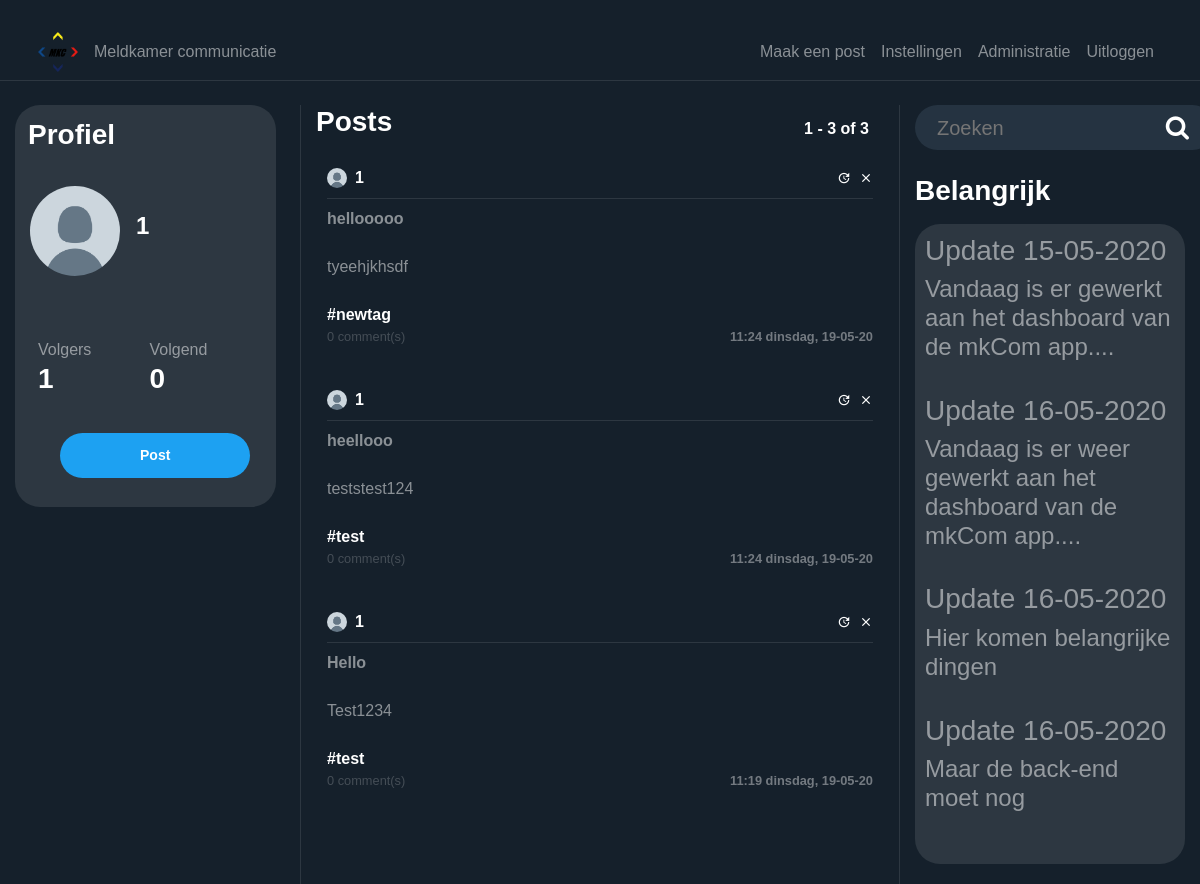
The app's page / (signed in), older data.
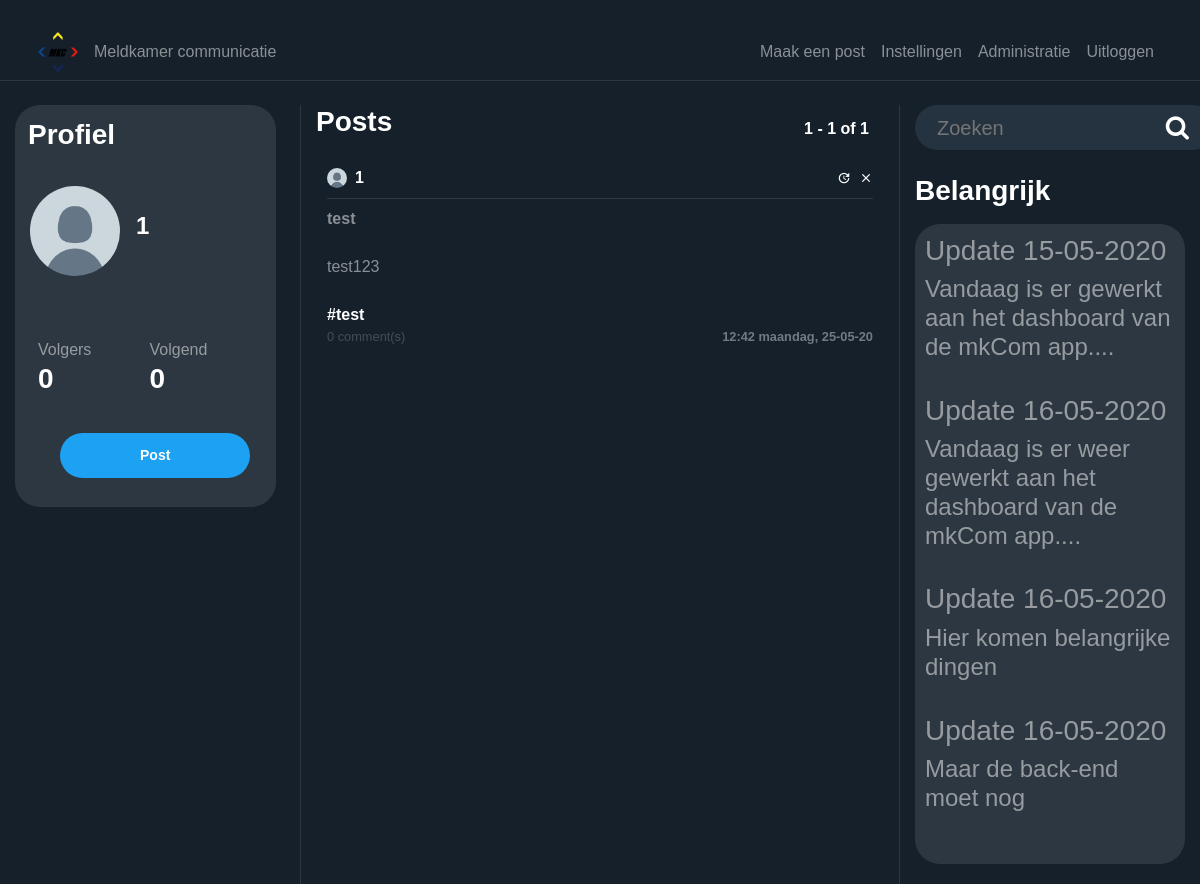
The same page, newer data.
### users/models.py (models this page shows, shortened)
class Profile(models.Model):
    user = models.OneToOneField(User, on_delete=models.CASCADE)
    image = models.ImageField(default='default.png', upload_to='profile_pics')
    @property
    def followers(self):
        return Follow.objects.filter(follow_user=self.user).count()
    @property
    def following(self):
        return Follow.objects.filter(user=self.user).count()

### blog/models.py (models this page shows, shortened)
class Post(models.Model):
    title = models.CharField(max_length=250)
    content = models.TextField(max_length=1000)
    categorie = models.TextField(max_length=100)
    date_posted = models.DateTimeField(default=timezone.now)
    author = models.ForeignKey(User, on_delete=models.CASCADE)
    tags = TaggableManager()
    @property
    def number_of_comments(self):
        return Comment.objects.filter(post_connected=self).count()

### blog/views.py (the view)
# urls.py: path('', PostListView.as_view(), name='blog-home'),
class PostListView(LoginRequiredMixin, ListView):
    model = Post
    template_name = 'blog/home.html'
    context_object_name = 'posts'
    ordering = ['-date_posted']
    paginate_by = PAGINATION_COUNT
    def get_context_data(self, **kwargs):
        data = super().get_context_data(**kwargs)
        all_users = []
        data_counter = Post.objects.values('author')\
            .annotate(author_count=Count('author'))\
            .order_by('-author_count')[:6]
        for aux in data_counter:
            all_users.append(User.objects.filter(pk=aux['author']).first())
        data['all_users'] = all_users
        print(all_users, file=sys.stderr)
        return data
    def get_queryset(self):
        user = self.request.user
        qs = Follow.objects.filter(user=user)
        follows = [user]
        for obj in qs:
            follows.append(obj.follow_user)
        return Post.objects.filter(author__in=follows).order_by('-date_posted')

### blog/templates/blog/home.html (shortened to what this page needs)
{% extends "blog/base.html" %}
{% load static %}
{% block content %}
<div class="row">
    <div class="col-12 col-md-3 pr-4 dont-move">
        <div class="profile-section">
            <h3 class="white-important p-2">
                Profiel
            </h3>
            <article class="media content-section" style="height: 140px; width: 100%">
                {%  if user_profile != None %}
                <div class="mt-2 d-flex full-width align-items-center">
                    <img class="rounded-circle mr-3 img-fluid"
                         style="width: 90px; height: 90px;"
                         src="{{ user_profile.profile.image.url }}">
                    <div>
                        <h4 style="text-align: left"
                            class="white-important">
                            {{ user_profile.username }}
                        </h4>
                        <h6 style="text-align: left"
                            class="email-profile">
                            {{ user.email }}
                        </h6>
                    </div>
                </div>
                {%  else %}
                <div class="mt-2 d-flex full-width align-items-center">
                    <img class="rounded-circle mr-3"
                         style="width: 90px; height: 90px;"
                         src="{{ user.profile.image.url }}">
                    <div>
                        <h4 style="text-align: left"
                            class="white-important">
                            {{ user.username }}
                        </h4>
                    </div>
                </div>
                {%  endif %}
            </article>
            <article class="media content-section">
                <div class="row full-width pl-2">
                    <div class="col-6">
                        Volgers
                    </div>
                    <div class="col-6">
                        Volgend
                    </div>
                    {%  if user_profile != None %}
                    <div class="col-6">
                        <h3 class="white-important follow-click">
                            <a href="{% url 'user-followers' user_profile.username %}">
                                {{ user_profile.profile.followers }}
                            </a>
                        </h3>
                    </div>
                    <div class="col-6">
                        <a href="{% url 'user-follows' user_profile.username %}">
                            <h3 class="white-important follow-click">
                                {{ user_profile.profile.following }}
                            </h3>
                        </a>
                    </div>
                    {% else %}
                    <div class="col-6">
                        <a href="{% url 'user-followers' user.username %}">
                            <h3 class="white-important follow-click">
                                {{ user.profile.followers }}
                            </h3>
                        </a>
                    </div>
                    <a href="{% url 'user-follows' user.username %}">
                        <div class="col-6">
                            <h3 class="white-important follow-click">
                                {{ user.profile.following }}
                            </h3>
                        </div>
                    </a>
                    {%  endif %}
                </div>
            </article>
            <div class="d-flex">
                {% if user_profile is None %}
                <div style="margin-left: 40px">
                    <a class="btn btn-sm btn-outline-primary mb-4 mr-3 " href="{% url 'post-create' %}">
                        Post
                    </a>
                </div>
                {% endif %}
            </div>
        </div>
    </div>
    <div class="col-12 col-md-6 scrollable">
        <div class="full-width row">
            <div class="col-6">
                <h3 class="white-important mb-3">
                    Posts
                </h3>
            </div>
            <div class="col-6 no-padding">
                <h6 style="position: absolute; bottom: 0; right: 0"
                    class="white-important mb-3">
                    {{ page_obj.start_index }} - {{ page_obj.end_index }} of
                    {{ paginator.count }}
                </h6>
            </div>
        </div>
        {% for post in posts %}
        <article class="media content-section hovered-tweet">
            <div style="width: 100%; word-break: break-all;">
                <div class="pb-2 row m-0" style="width: 100%; margin-right: 0 !important;">
                    <div style="padding-left: 0px !important;"
                         class="col-8 no-padding d-flex align-items-center">
                        <img class="rounded-circle mr-2"
                             style="width: 20px; height: 20px;"
                             src="{{ post.author.profile.image.url }}">
                        <a class="mr-2 white-important" href="{% url 'user-posts' post.author %}">
                            {{ post.author }}
                        </a>
                    </div>
                    <div class="col-4 d-flex flex-row-reverse no-padding align-items-center"
                         style="padding-right: 0 !important;">
                        {% if post.author == user %}
                        <a class="material-icons ml-2"
                           style="font-size: 14px"
                           href="{% url 'post-delete' post.id %}">clear</a>
                        <a class="material-icons ml-2"
                           style="font-size: 14px"
                           href="{% url 'post-update' post.id %}">update</a>
                        {%  endif %}
                    </div>
                </div>
                <div class="mb-2"
                     style="width: 100%; height: 1px; background-color: rgba(255, 255, 255, 0.1)"></div>
                <a style="color: rgba(255, 255, 255, 0.5) !important;"
                   href="{% url 'post-detail' post.id %}">
                   <p class="mb-4 font-weight-bold">
                        {{ post.title }}
                    </p>
                   <p class="mb-4">
                        {{ post.content }}
                    </p>
                    {% for tag in post.tags.all %}
                        <a href="{% url 'tagged' tag.slug %}" class="mr-2 white-important">#{{ tag }}</a>
                    {% endfor %}
                    <div class="row">
                        <div class="col-6">
                            <small style="opacity: 0.4;">
                                {{ post.number_of_comments }} comment(s)
                            </small>
                        </div>
                        <div class="col-6">
                            <small style="opacity: 0.4;"
                                   class="white-important d-flex full-width flex-row-reverse">
                                {{ post.date_posted | date:"H:i l, d-m-y" }}
                            </small>
                        </div>
                    </div>
                </a>
            </div>
        </article>
        {% endfor %}
    </div>
    <div class="col-12 col-md-3 dont-move">
        <form action="{% url 'search' %}" method="post">
            <div class="search-container">
                <div class="search">
                    <input required name="search" type="text" id="zip-code-input" placeholder="Zoeken">
                    <button type="submit" style="border:0; background: transparent;"><i class="fa fa-search"></i> </button> </a>
        </form>
    </div>
</div>
<h3 class="white-important mb-3 mt-4"> Belangrijk </h3>
                {%  if user_profile is None %}
<article class="t-section media content-section">
    <div class="row ">
        <div class="col-12">
            <h3>Update 15-05-2020</h3>
            <h4>Vandaag is er gewerkt aan het dashboard van de mkCom app....</h4>
            <br />
            <h3>Update 16-05-2020</h3>
            <h4>Vandaag is er weer gewerkt aan het dashboard van de mkCom app....</h4>
            <br />
            <h3>Update 16-05-2020</h3>
            <h4>Hier komen belangrijke dingen</h4>
            <br />
            <h3>Update 16-05-2020</h3>
            <h4>Maar de back-end moet nog</h4>
            <br />
        </div>
        <ul class="col-12 mt-2">
    </div>
</article>
                {% endif %}
        </div>
    </div>
{% endblock content %}

### blog/templates/blog/base.html (shortened to what this page needs)
﻿{% load static %}
<!doctype html>
<html lang="en">
    <head>
        <link rel="stylesheet" href="https://stackpath.bootstrapcdn.com/bootstrap/4.1.3/css/bootstrap.min.css">
        <link rel="stylesheet" type="text/css" href="{% static 'blog/main.css' %}">
        <link rel="stylesheet" type="text/css" href="{% static 'blog/style.css' %}">
        <link rel="stylesheet" href="https://cdnjs.cloudflare.com/ajax/libs/font-awesome/4.7.0/css/font-awesome.min.css">
    </head>
  <body>
      <header class="site-header">
      <nav
              style="border-bottom: 1px solid rgba(255, 255, 255, 0.1)"
              class="navbar navbar-expand navbar-dark bg-steel">
        <div class="container">
          <div class="collapse navbar-collapse" id="navbarToggle">
              <div class="navbar-nav mr-auto pl-2" id="mkcomtitle">
                  <img class="rounded-circle mr-2"
                       style="width: 40px; height: 40px;"
                       src="{% static 'blog/logo.png'%}">
                  <a class="nav-item nav-link" href="{% url 'blog-home' %}">Meldkamer communicatie</a>
              </div>
                        <div class="navbar-nav pr-2">
                {% if user.is_authenticated %}
                    <a class="nav-item nav-link" href="{% url 'post-create' %}">Maak een post</a>
                    <a class="nav-item nav-link" href="{% url 'profile' %}">Instellingen</a>
                    {% if user.is_superuser %}
                      <a class="nav-item nav-link" href="{% url 'admin:index' %}">Administratie</a>
                    {% endif%}
                    <a class="nav-item nav-link" href="{% url 'logout' %}">Uitloggen</a>
                {% else %}
                    <a class="nav-item nav-link" href="{% url 'login' %}">Inloggen</a>
                {% endif %}
            </div>
          </div>
        </div>
      </nav>
    </header>
    <main role="main" class="container-fluid">
      <br>
      <div class="row">
        <div class="col-md-12">
          {% block content %}{% endblock %}
    </main>
  </body>
</html>

### blog/static/blog/main.css (style rules this page uses)
:root { --muted-color: rgba(255, 255, 255, 0.5); }
body { background: #15202b; color: var(--muted-color); margin-top: 5rem; }
h1, h2, h3, h4, h5, h6 { color: var(--muted-color); }
ul { margin: 0; }
.bg-steel { background-color: #15202b; }
.site-header .navbar-nav .nav-link { color: var(--muted-color); }
.content-section { padding: 10px 10px; margin-bottom: 20px; }
.no-padding { padding: 0 !important; }
a { color: white; text-underline: none; text-decoration: none !important; }
article { border-radius: 4px; }
.white-important { color: white; font-weight: bold; }
.full-width { width: 100% }
.btn-outline-primary { border-color: white; color: white !important; padding: 12px 80px 12px 80px; font-weight: bold; background-color: #1da1f2; border:0; border-radius: 25px; }
ul { list-style: none !important; }
.hovered-tweet { cursor: pointer; }
.hovered-tweet { border: 1px solid transparent; }
.t-section { background-color: #2d3741; border-radius: 25px; }
.profile-section { background-color: #2d3741; padding: 5px; border-radius: 25px; }
.dont-move { position:; }
.scrollable { overflow-y: auto; border-left: 1px solid #2d3741; border-right: 1px solid #2d3741; }

### blog/static/blog/style.css (style rules this page uses)
body { font-family: Arial, Helvetica, sans-serif; height: 100vh; margin: 0; padding: 0; }
.search-container { width: 300px; height: 45px; background-color: #253341; border-radius: 30px; display: flex; }
.search-container input { width: 100%; font-size: 20px; background-color: transparent; border: 0; color: white; }
.search-container .search { flex-grow: 1; display: flex; align-items: center; padding-left: 20px; padding-right: 20px; }
.search i { font-size: 25px; color: white; }
.search i { cursor: pointer; }

Row changes from the older to the newer data that the page shows:
removed Post: author.profile.image (placeholder picture), author "1", title "hellooooo", content "tyeehjkhsdf", number_of_comments "0", date_posted "11:24 dinsdag, 19-05-20"
removed Tag: name "newtag", shown under "1"
removed Post: author.profile.image (placeholder picture), author "1", title "heellooo", content "teststest124", number_of_comments "0", date_posted "11:24 dinsdag, 19-05-20", Tag (name "test")
changed Post: title "Hello" → "test"; content "Test1234" → "test123"; date_posted "11:19 dinsdag, 19-05-20" → "12:42 maandag, 25-05-20"
Text that changed along with them:
{{ user.profile.followers }}: "1" → "0"
{{ page_obj.end_index }}: "3" → "1"
{{ paginator.count }}: "3" → "1"
